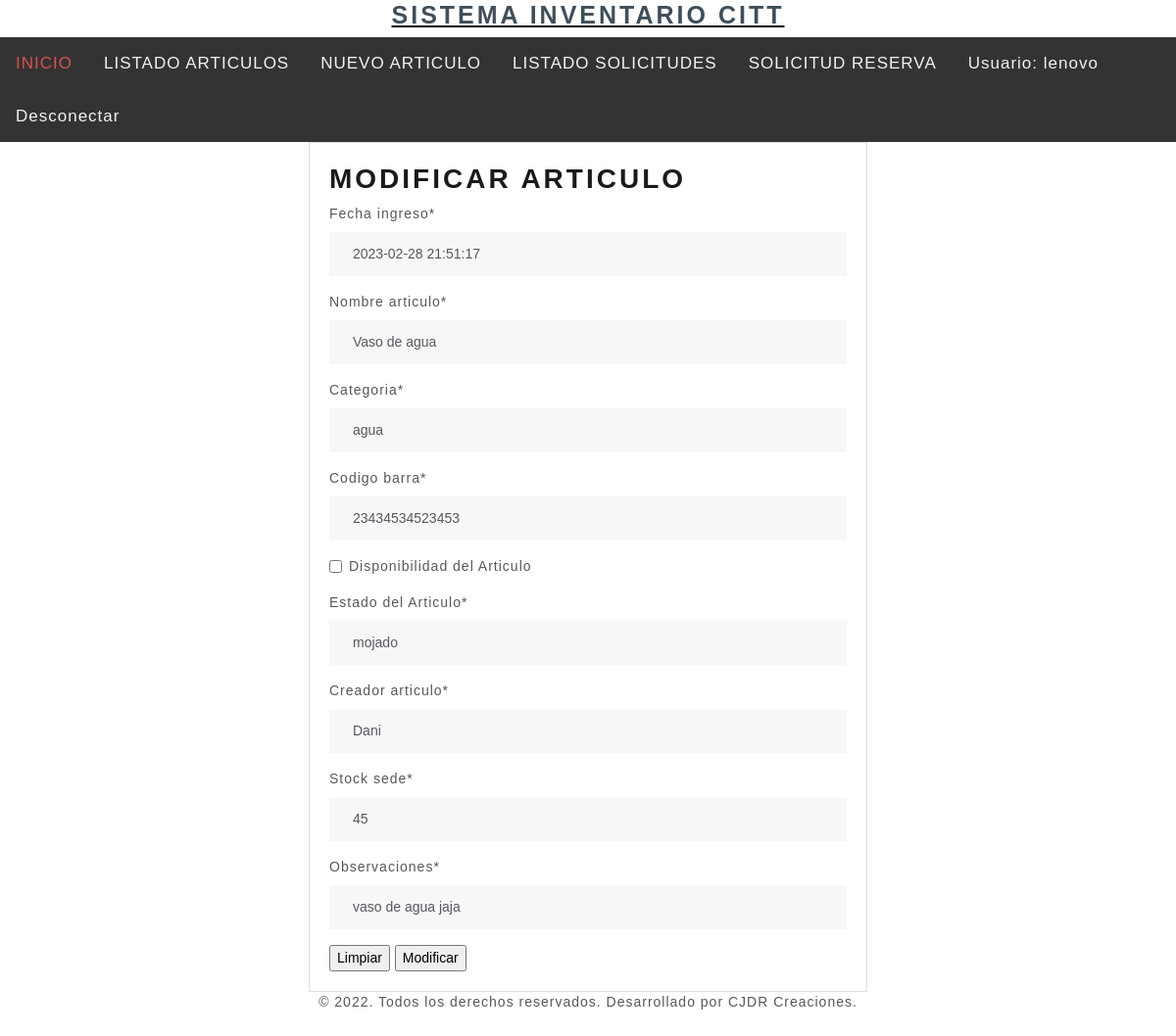
The page /modificararticulo/6/ (signed in) on the database its author committed.
### core/models.py (models this page shows, shortened)
class Articulos (models.Model):
    fecha_ingreso = models.DateTimeField(default=my_datetime)
    nombre_articulo = models.CharField(max_length=500)
    categoria = models.CharField(max_length=500)
    codigo_barra = models.IntegerField()
    estado_articulo = models.BooleanField(verbose_name="Disponibilidad del Articulo")
    estado = models.CharField(max_length=500, verbose_name="Estado del Articulo")
    persona_prestamo = models.CharField(max_length=500, verbose_name="Creador articulo")
    stock_sede = models.IntegerField()
    observaciones = models.CharField(max_length=500)

### core/views.py (the view, shortened to what this page needs)
# urls.py: path('modificararticulo/<id>/', modificararticulo , name="modificararticulo"),
@permission_required('core.change_articulos')
def modificararticulo(request, id):
    articulos = Articulos.objects.get(id=id)
    data = {
        'form':ArticulosForm(instance=articulos)
    }
    return render(request, 'core/modificararticulo.html', data)

### core/forms.py
class ArticulosForm(ModelForm):
    class Meta:
        model = Articulos
        fields = ['fecha_ingreso' ,'nombre_articulo', 'categoria', 'codigo_barra', 'estado_articulo', 'estado', 'persona_prestamo','stock_sede','observaciones']

### core/templates/core/modificararticulo.html (shortened to what this page needs)
{% extends 'core/base.html' %}
{% load static %}
{% load crispy_forms_tags %}
{% block contenido %}
<div class="col-12 col-md-6 offset-md-3">
    <div class="card">
        <div class="card-body">
            <h2>Modificar articulo</h2>
            <form action="" method="POST" enctype="multipart/form-data">
                <table>
                    {{ form | crispy }}
                </table>
                <input type="reset" value="Limpiar">
                <input type="submit" value="Modificar">
            </form>
        </div>
    </div>
</div>
{% endblock %}

### core/templates/core/base.html (shortened to what this page needs)
<!DOCTYPE html>
<html class="no-js">
<head>
  {% load pwa %}
  {% load static %}
  <link rel="stylesheet" href="{% static 'core/css/bootstrap.min.css' %}">
  <link rel="stylesheet" href="https://cdnjs.cloudflare.com/ajax/libs/font-awesome/4.7.0/css/font-awesome.min.css">
  <link rel="stylesheet" href="{% static 'core/css/nav.css' %}">
  <link rel="stylesheet" href="{% static 'core/css/responsiveiframe.css' %}">
</head>
<body class=".cuerpo" background="{% static 'core/img/fondo.jpg' %}">
  <div align=center>
    <a href="{% url 'inicio' %}">
      <h1 style="font-size:25px; color: rgb(63, 79, 90); border: rgb(255, 4, 4);">SISTEMA INVENTARIO CITT</h1>
    </a>
  </div>
  <div class="topnav" id="myTopnav">
    <a class="text-danger" href="{% url 'inicio' %}">INICIO</a>
    {% if user.is_staff %}
    <a href="{% url 'listadoarticulos' %}">LISTADO ARTICULOS</a>
    {% endif %}
    {% if user.is_staff %}
    <a href="{% url 'nuevoarticulo' %}">NUEVO ARTICULO</a>
    <a href="{% url 'listadosolicitudes' %}">LISTADO SOLICITUDES</a>
    {% endif %}
    {% if user.is_authenticated %}
    <a href="{% url 'solicitarreserva' %}">SOLICITUD RESERVA</a>
    <a href="#"> Usuario: {{ user.username }}</a>
    <a href="{% url 'logout' %}">Desconectar</a>
    {% endif %}
  </div>
  {% block contenido %}
  {% endblock %}
  <div>
    <footer class="footer">
      <center>© 2022. Todos los derechos reservados. Desarrollado por CJDR Creaciones.</center>
    </footer>
  </div>
</body>
</html>

### core/static/core/css/nav.css (style rules this page uses)
body { margin: 0; font-family: Arial, Helvetica, sans-serif; padding-bottom: 70px; }
.topnav { overflow: hidden; background-color: #333; }
.topnav a { float: left; display: block; color: #f2f2f2; text-align: center; padding: 14px 16px; text-decoration: none; font-size: 17px; }

### rows shown on the page
Articulos: fecha_ingreso "2023-02-28 21:51:17", nombre_articulo "Vaso de agua", categoria "agua", codigo_barra "23434534523453", estado "mojado", persona_prestamo "Dani", stock_sede "45", observaciones "vaso de agua jaja"

### other values the page prints
{{ user.username }} "lenovo"
